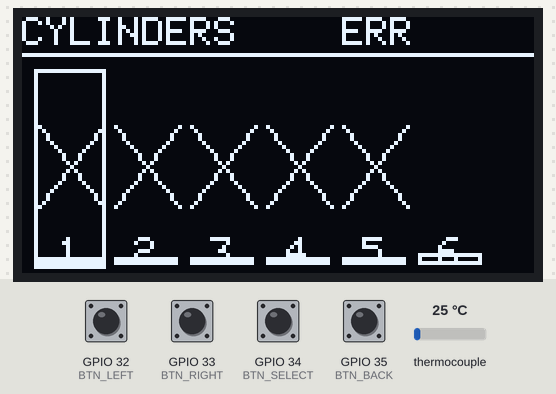
Bench run of a sketch on a simulated ESP32. On the bench: 128×64 one-colour display. Wiring (inferred from the names in the program): MAX6675 thermocouple converter: CS GPIO 15; MISO GPIO 19; SCK GPIO 18. The inputs (shaded band) are chosen by the test bench; at power-on: GPIO 32 (BTN_LEFT), GPIO 33 (BTN_RIGHT), GPIO 34 (BTN_SELECT), GPIO 35 (BTN_BACK) HIGH, thermocouple 25 °C. What the sketch prints to the serial monitor is not drawn.

Above: at 5.7 s.
5.8 s: GPIO 32 (BTN_LEFT) pulled LOW for 0.15 s
At 6.3 s:
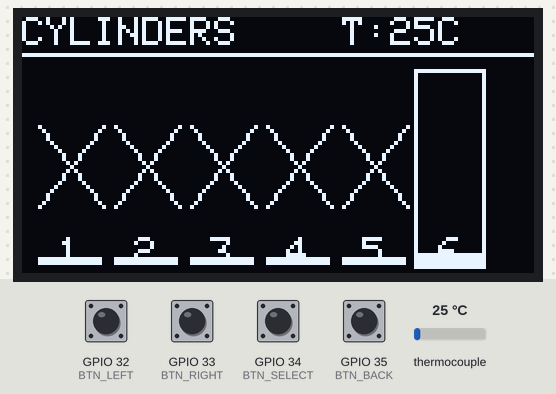
7.4 s: GPIO 34 (BTN_SELECT) pulled LOW for 0.15 s
At 8.7 s:
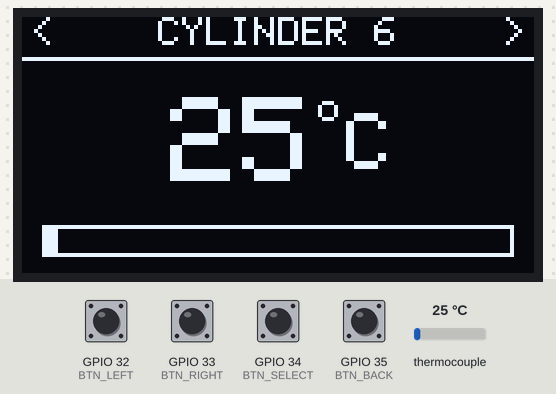
9.0 s: thermocouple set to 0 °C
At 10.1 s:
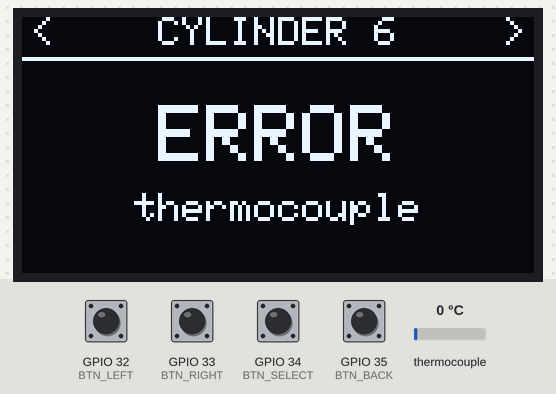
10.6 s: GPIO 33 (BTN_RIGHT) pulled LOW for 0.15 s
At 11.4 s:
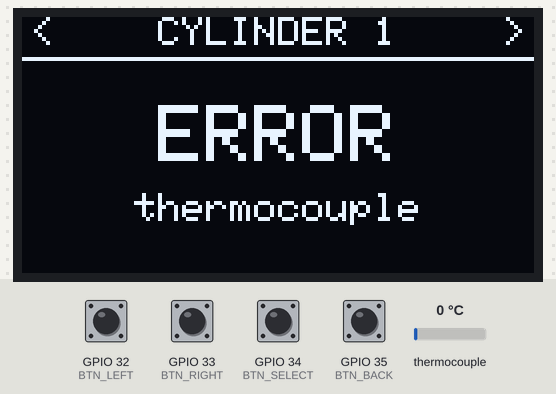
12.2 s: GPIO 35 (BTN_BACK) pulled LOW for 0.15 s
At 12.7 s:
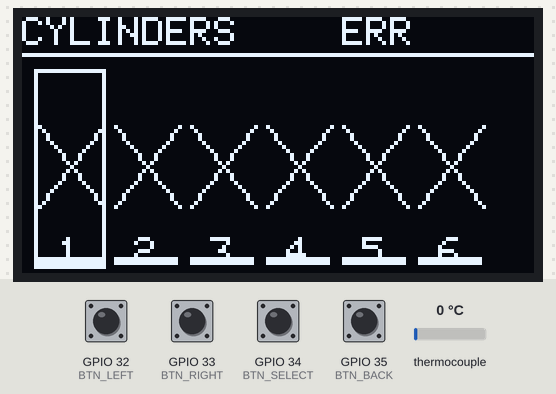
13.8 s: GPIO 35 (BTN_BACK) pulled LOW for 1 s
At 15.1 s:
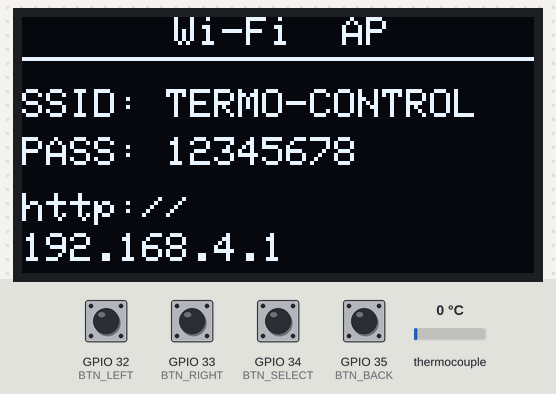
Timing chart, 0 to 16.8 s (numbered marks = the images above; inputs shaded):
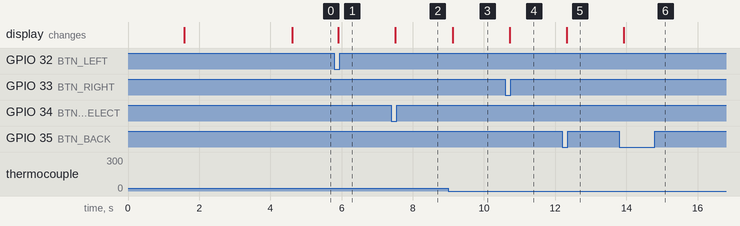

Measured:
- after the input at 5.8 s, the display: changes after 0.11 s (image 1)
- after the input at 7.4 s, the display: changes after 0.11 s (image 2)
- after the input at 9.0 s, the display: changes after 0.12 s (image 3)
- after the input at 10.6 s, the display: changes after 0.12 s (image 4)
- after the input at 12.2 s, the display: changes after 0.12 s (image 5)
- after the input at 13.8 s, the display: changes after 0.12 s (image 6)

The sketch:

cylinder_monitor_v3_wifi.ino
```cpp
#include <Wire.h>
#include <Adafruit_GFX.h>
#include <Adafruit_SSD1306.h>
#include <SPI.h>
#include <WiFi.h>
#include <WebServer.h>

// ==================== WIFI SETTINGS ====================
const char* AP_SSID = "TERMO-CONTROL";
const char* AP_PASS = "12345678";        // минимум 8 символов
WebServer server(80);
IPAddress apIP;

// ==================== DISPLAY SETTINGS ====================
#define SCREEN_WIDTH 128
#define SCREEN_HEIGHT 64
#define OLED_RESET -1
Adafruit_SSD1306 display(SCREEN_WIDTH, SCREEN_HEIGHT, &Wire, OLED_RESET);

// ==================== BUTTON PINS ====================
#define BTN_LEFT   32   // K1
#define BTN_RIGHT  33   // K2
#define BTN_SELECT 34   // K3 (внешняя подтяжка)
#define BTN_BACK   35   // K4 (внешняя подтяжка)

// ==================== MAX6675 PINS ====================
#define CLK_PIN 18
#define DO_PIN  19

const int csPins[6] = {5, 17, 16, 4, 2, 15};

// ==================== ALARM SETTINGS ====================
const float MAX_SPREAD = 30.0;   // допустимый разброс между цилиндрами, °C

// ==================== STATE VARIABLES ====================
float temperatures[6] = {0, 0, 0, 0, 0, 0};
int   selectedCylinder = 0;
bool  detailView = false;
bool  infoView = false;          // экран с данными Wi-Fi (кнопка BACK)

bool  alarmActive = false;       // разброс превышен
bool  deviated[6] = {false};     // какие цилиндры выбиваются
float currentSpread = 0;
float avgTemp = 0;

// Таймеры
unsigned long lastTempRead = 0;
const unsigned long TEMP_INTERVAL = 300;
unsigned long lastDisplayUpdate = 0;
const unsigned long DISPLAY_INTERVAL = 100;
unsigned long lastDebug = 0;
const unsigned long DEBUG_INTERVAL = 1000;

// Мигание при тревоге
bool blinkState = false;
unsigned long lastBlink = 0;
const unsigned long BLINK_INTERVAL = 400;

// Debounce
unsigned long lastDebounceTime = 0;
const unsigned long debounceDelay = 50;
bool lastLeftState = HIGH, lastRightState = HIGH;
bool lastSelectState = HIGH, lastBackState = HIGH;

// ==================== DRAWING PARAMETERS ====================
const int barWidth = 16;
const int barSpacing = 3;
const int startX = 4;
const int maxBarHeight = 48;
const int barBaseY = 62;
const int maxTemp = 600;

// ==================== WEB PAGE (dark theme) ====================
const char INDEX_HTML[] PROGMEM = R"HTML(
<!DOCTYPE html>
<html lang="ru">
<head>
<meta charset="utf-8">
<meta name="viewport" content="width=device-width, initial-scale=1">
<title>TERMO CONTROL</title>
<style>
  :root{
    --bg:#0e1116; --card:#161b23; --line:#232a35;
    --txt:#e6ebf2; --dim:#8a94a3;
    --ok:#ffb347; --ok2:#ff7a1a;
    --bad:#ff3b3b; --err:#5a6472;
  }
  *{box-sizing:border-box; margin:0; padding:0;}
  body{
    background:var(--bg); color:var(--txt);
    font-family:system-ui,-apple-system,'Segoe UI',Roboto,sans-serif;
    min-height:100vh; padding:20px;
  }
  .wrap{max-width:760px; margin:0 auto;}
  h1{
    font-size:20px; letter-spacing:3px; font-weight:600;
    text-align:center; margin-bottom:4px;
  }
  .sub{
    text-align:center; color:var(--dim); font-size:13px; margin-bottom:18px;
  }
  #banner{
    display:none; background:#3a1414; border:1px solid var(--bad);
    color:#ffb3b3; border-radius:10px; padding:12px 16px;
    text-align:center; font-size:15px; margin-bottom:18px;
    animation:pulse 1s infinite;
  }
  #banner.show{display:block;}
  @keyframes pulse{
    0%,100%{box-shadow:0 0 0 0 rgba(255,59,59,.45);}
    50%{box-shadow:0 0 0 8px rgba(255,59,59,0);}
  }
  .panel{
    background:var(--card); border:1px solid var(--line);
    border-radius:14px; padding:22px 16px 14px;
  }
  .bars{
    display:flex; justify-content:space-around;
    align-items:flex-end; height:260px;
  }
  .col{
    display:flex; flex-direction:column; align-items:center;
    justify-content:flex-end; height:100%; width:13%;
  }
  .val{font-size:15px; font-weight:600; margin-bottom:6px;}
  .track{
    width:100%; max-width:56px; flex:1;
    background:#0a0d12; border:1px solid var(--line);
    border-radius:8px; position:relative; overflow:hidden;
  }
  .fill{
    position:absolute; bottom:0; left:0; right:0; height:0%;
    background:linear-gradient(to top,var(--ok2),var(--ok));
    border-radius:7px 7px 0 0;
    transition:height .4s ease, background .3s;
  }
  .col.bad .fill{
    background:linear-gradient(to top,#a00,var(--bad));
    animation:blink .8s infinite;
  }
  .col.bad .val{color:var(--bad);}
  @keyframes blink{50%{opacity:.45;}}
  .col.err .fill{height:4% !important; background:var(--err);}
  .col.err .val{color:var(--err);}
  .num{margin-top:8px; color:var(--dim); font-size:14px;}
  .stats{
    display:flex; justify-content:space-around;
    margin-top:18px; padding-top:14px;
    border-top:1px solid var(--line);
    color:var(--dim); font-size:13px; text-align:center;
  }
  .stats b{display:block; color:var(--txt); font-size:17px; margin-top:2px;}
  .stats .sp-bad b{color:var(--bad);}
  footer{text-align:center; color:var(--dim); font-size:11px; margin-top:16px;}
</style>
</head>
<body>
<div class="wrap">
  <h1>TERMO CONTROL</h1>
  <div class="sub">Мониторинг 6 цилиндров</div>

  <div id="banner"></div>

  <div class="panel">
    <div class="bars" id="bars"></div>
    <div class="stats">
      <div>СРЕДНЯЯ<b id="avg">--</b></div>
      <div id="spbox">РАЗБРОС<b id="spread">--</b></div>
      <div>МАКС<b id="max">--</b></div>
    </div>
  </div>
  <footer>ESP32 &middot; MAX6675 &middot; обновление 1 с</footer>
</div>

<script>
const MAXT = 600;
const barsEl = document.getElementById('bars');

// Создаём 6 колонок один раз
for(let i = 0; i < 6; i++){
  barsEl.insertAdjacentHTML('beforeend',
    `<div class="col" id="c${i}">
       <div class="val" id="v${i}">--</div>
       <div class="track"><div class="fill" id="f${i}"></div></div>
       <div class="num">${i+1}</div>
     </div>`);
}

async function update(){
  try{
    const r = await fetch('/data');
    const d = await r.json();
    let maxT = null;

    for(let i = 0; i < 6; i++){
      const t = d.t[i];
      const col = document.getElementById('c'+i);
      const val = document.getElementById('v'+i);
      const fill = document.getElementById('f'+i);
      col.className = 'col';

      if(t < -50){
        col.classList.add('err');
        val.textContent = 'ERR';
      }else{
        const pct = Math.min(100, Math.max(2, t / MAXT * 100));
        fill.style.height = pct + '%';
        val.textContent = Math.round(t) + '\u00B0';
        if(d.dev[i]) col.classList.add('bad');
        if(maxT === null || t > maxT) maxT = t;
      }
    }

    document.getElementById('avg').textContent =
      d.avg > -50 ? Math.round(d.avg) + '\u00B0C' : '--';
    document.getElementById('spread').textContent =
      d.spread >= 0 ? Math.round(d.spread) + '\u00B0C' : '--';
    document.getElementById('max').textContent =
      maxT !== null ? Math.round(maxT) + '\u00B0C' : '--';
    document.getElementById('spbox').className = d.alarm ? 'sp-bad' : '';

    const banner = document.getElementById('banner');
    if(d.alarm){
      banner.textContent = '\u26A0 РАЗБРОС ТЕМПЕРАТУР ' +
        Math.round(d.spread) + '\u00B0C (допуск ' + d.lim + '\u00B0C)';
      banner.classList.add('show');
    }else{
      banner.classList.remove('show');
    }
  }catch(e){ /* пропускаем неудачный запрос */ }
}
update();
setInterval(update, 1000);
</script>
</body>
</html>
)HTML";

// ==================== SETUP ====================
void setup() {
  Serial.begin(115200);
  Serial.println();
  Serial.println(F("========================================"));
  Serial.println(F("  6 CYLINDER MONITOR v3.0 + WiFi"));
  Serial.println(F("========================================"));

  // --- Display ---
  Wire.begin(21, 22);
  if(!display.begin(SSD1306_SWITCHCAPVCC, 0x3C)) {
    Serial.println(F("ERROR: SSD1306 not found!"));
    while(1) delay(1000);
  }
  display.clearDisplay();
  display.setTextColor(SSD1306_WHITE);
  display.setTextSize(2);
  display.setCursor(15, 15);
  display.print(F("TERMO"));
  display.setCursor(20, 40);
  display.print(F("CONTROL"));
  display.display();

  // --- MAX6675 ---
  pinMode(CLK_PIN, OUTPUT);
  digitalWrite(CLK_PIN, LOW);
  pinMode(DO_PIN, INPUT);
  for(int i = 0; i < 6; i++) {
    pinMode(csPins[i], OUTPUT);
    digitalWrite(csPins[i], HIGH);
  }

  // --- Buttons ---
  pinMode(BTN_LEFT, INPUT_PULLUP);
  pinMode(BTN_RIGHT, INPUT_PULLUP);
  pinMode(BTN_SELECT, INPUT);
  pinMode(BTN_BACK, INPUT);

  // --- WiFi AP ---
  WiFi.mode(WIFI_AP);
  WiFi.softAP(AP_SSID, AP_PASS);
  apIP = WiFi.softAPIP();   // по умолчанию 192.168.4.1
  Serial.print(F("AP SSID: ")); Serial.println(AP_SSID);
  Serial.print(F("AP IP:   ")); Serial.println(apIP);

  // --- Web server ---
  server.on("/", HTTP_GET, handleRoot);
  server.on("/data", HTTP_GET, handleData);
  server.onNotFound([](){ server.send(404, "text/plain", "Not found"); });
  server.begin();

  delay(1500);
  showWifiScreen();
  display.display();
  delay(3000);

  Serial.println(F("System ready!"));
}

// ==================== MAIN LOOP ====================
void loop() {
  unsigned long now = millis();

  server.handleClient();

  if(now - lastTempRead >= TEMP_INTERVAL) {
    lastTempRead = now;
    readAllTemperatures();
    computeAlarm();
  }

  handleButtons();

  if(now - lastBlink >= BLINK_INTERVAL) {
    lastBlink = now;
    blinkState = !blinkState;
  }

  if(now - lastDisplayUpdate >= DISPLAY_INTERVAL) {
    lastDisplayUpdate = now;
    display.clearDisplay();
    if(infoView)        showWifiScreen();
    else if(detailView) showDetailView();
    else                showBargraph();
    display.display();
  }

  if(now - lastDebug >= DEBUG_INTERVAL) {
    lastDebug = now;
    debugOutput();
  }
}

// ==================== WEB HANDLERS ====================
void handleRoot() {
  server.send_P(200, "text/html", INDEX_HTML);
}

void handleData() {
  String json = "{\"t\":[";
  for(int i = 0; i < 6; i++) {
    json += String(temperatures[i], 1);
    if(i < 5) json += ",";
  }
  json += "],\"dev\":[";
  for(int i = 0; i < 6; i++) {
    json += deviated[i] ? "1" : "0";
    if(i < 5) json += ",";
  }
  json += "],\"alarm\":";
  json += alarmActive ? "true" : "false";
  json += ",\"spread\":" + String(currentSpread, 1);
  json += ",\"avg\":" + String(avgTemp, 1);
  json += ",\"lim\":" + String(MAX_SPREAD, 0);
  json += "}";
  server.send(200, "application/json", json);
}

// ==================== ALARM LOGIC ====================
void computeAlarm() {
  float tMin = 99999, tMax = -99999, sum = 0;
  int valid = 0;

  for(int i = 0; i < 6; i++) {
    deviated[i] = false;
    if(temperatures[i] > -50) {
      if(temperatures[i] < tMin) tMin = temperatures[i];
      if(temperatures[i] > tMax) tMax = temperatures[i];
      sum += temperatures[i];
      valid++;
    }
  }

  if(valid < 2) {           // сравнивать не с чем
    alarmActive = false;
    currentSpread = -1;
    avgTemp = (valid == 1) ? sum : -100;
    return;
  }

  avgTemp = sum / valid;
  currentSpread = tMax - tMin;
  alarmActive = (currentSpread > MAX_SPREAD);

  if(alarmActive) {
    // Выбиваются те, кто дальше половины допуска от среднего
    for(int i = 0; i < 6; i++) {
      if(temperatures[i] > -50 &&
         fabs(temperatures[i] - avgTemp) > MAX_SPREAD / 2.0) {
        deviated[i] = true;
      }
    }
  }
}

// ==================== READ MAX6675 ====================
float readThermocouple(int csPin) {
  digitalWrite(csPin, LOW);
  delayMicroseconds(10);

  uint16_t raw = 0;
  for(int bit = 15; bit >= 0; bit--) {
    if(digitalRead(DO_PIN)) raw |= (1 << bit);
    digitalWrite(CLK_PIN, HIGH);
    delayMicroseconds(1);
    digitalWrite(CLK_PIN, LOW);
    delayMicroseconds(1);
  }
  digitalWrite(csPin, HIGH);

  if(raw & 0x04) return NAN;   // обрыв термопары
  if(raw == 0)   return NAN;   // модуль не отвечает
  return (raw >> 3) * 0.25;
}

void readAllTemperatures() {
  for(int i = 0; i < 6; i++) {
    float temp = readThermocouple(csPins[i]);
    temperatures[i] = isnan(temp) ? -100 : temp;
  }
}

// ==================== BUTTON HANDLING ====================
void handleButtons() {
  bool leftState   = digitalRead(BTN_LEFT);
  bool rightState  = digitalRead(BTN_RIGHT);
  bool selectState = digitalRead(BTN_SELECT);
  bool backState   = digitalRead(BTN_BACK);

  if(millis() - lastDebounceTime >= debounceDelay) {

    if(leftState == LOW && lastLeftState == HIGH) {
      lastDebounceTime = millis();
      if(!infoView) {
        selectedCylinder = (selectedCylinder - 1 + 6) % 6;
        Serial.print(F("<< LEFT  | Cylinder: "));
        Serial.println(selectedCylinder + 1);
      }
    }

    if(rightState == LOW && lastRightState == HIGH) {
      lastDebounceTime = millis();
      if(!infoView) {
        selectedCylinder = (selectedCylinder + 1) % 6;
        Serial.print(F(">> RIGHT | Cylinder: "));
        Serial.println(selectedCylinder + 1);
      }
    }

    if(selectState == LOW && lastSelectState == HIGH) {
      lastDebounceTime = millis();
      infoView = false;
      detailView = !detailView;
      Serial.print(F("** SELECT | Mode: "));
      Serial.println(detailView ? F("DETAIL") : F("GENERAL"));
    }

    // BACK: из детального -> общий; из общего -> экран Wi-Fi и обратно
    if(backState == LOW && lastBackState == HIGH) {
      lastDebounceTime = millis();
      if(detailView) {
        detailView = false;
        Serial.println(F("<< BACK  | Return to general view"));
      } else {
        infoView = !infoView;
        Serial.println(infoView ? F("<< BACK  | WiFi info") : F("<< BACK  | General view"));
      }
    }
  }

  lastLeftState = leftState;
  lastRightState = rightState;
  lastSelectState = selectState;
  lastBackState = backState;
}

// ==================== DRAW: WIFI INFO ====================
void showWifiScreen() {
  display.setTextSize(1);
  display.setCursor(38, 0);
  display.print(F("Wi-Fi  AP"));
  display.drawLine(0, 10, 127, 10, SSD1306_WHITE);

  display.setCursor(0, 18);
  display.print(F("SSID: "));
  display.print(AP_SSID);

  display.setCursor(0, 30);
  display.print(F("PASS: "));
  display.print(AP_PASS);

  display.setCursor(0, 44);
  display.print(F("http://"));
  display.setCursor(0, 54);
  display.setTextSize(1);
  display.print(apIP);
}

// ==================== DRAW: GENERAL VIEW ====================
void showBargraph() {
  display.setTextSize(1);
  display.setCursor(0, 0);

  // При тревоге заголовок мигает предупреждением
  if(alarmActive && blinkState) {
    display.print(F("! dT>"));
    display.print((int)MAX_SPREAD);
    display.print(F(" !"));
  } else {
    display.print(F("CYLINDERS"));
  }

  float selectedTemp = temperatures[selectedCylinder];
  display.setCursor(80, 0);
  if(selectedTemp >= -50) {
    display.print(F("T:"));
    display.print((int)selectedTemp);
    display.print(F("C"));
  } else {
    display.print(F("ERR"));
  }

  display.drawLine(0, 9, 127, 9, SSD1306_WHITE);

  for(int i = 0; i < 6; i++) {
    int x = startX + i * (barWidth + barSpacing);
    float temp = temperatures[i];
    int barHeight;
    bool isError = false;

    if(temp < -50) {
      barHeight = 2;
      isError = true;
    } else {
      barHeight = map(constrain((int)temp, 0, maxTemp), 0, maxTemp, 2, maxBarHeight);
    }

    int y = barBaseY - barHeight;
    bool isBad = deviated[i];

    if(i == selectedCylinder) {
      display.fillRect(x-1, barBaseY - maxBarHeight - 1, barWidth+2, maxBarHeight+2, SSD1306_WHITE);
      display.fillRect(x, barBaseY - maxBarHeight, barWidth, maxBarHeight, SSD1306_BLACK);
      display.fillRect(x, y, barWidth, barHeight, SSD1306_WHITE);
    } else if(isBad) {
      // Проблемный цилиндр: столбик мигает заливкой
      if(blinkState) display.fillRect(x, y, barWidth, barHeight, SSD1306_WHITE);
      else           display.drawRect(x, y, barWidth, barHeight, SSD1306_WHITE);
    } else {
      display.drawRect(x, y, barWidth, barHeight, SSD1306_WHITE);
    }

    if(isError) {
      display.drawLine(x, barBaseY - 15, x+barWidth, barBaseY - 35, SSD1306_WHITE);
      display.drawLine(x+barWidth, barBaseY - 15, x, barBaseY - 35, SSD1306_WHITE);
    }

    // Стрелка над выбивающимся цилиндром
    if(isBad && blinkState) {
      display.fillTriangle(x + barWidth/2 - 3, 12,
                           x + barWidth/2 + 3, 12,
                           x + barWidth/2, 16, SSD1306_WHITE);
    }

    display.setTextSize(1);
    display.setCursor(x + 5, 55);
    display.print(i + 1);
  }
}

// ==================== DRAW: DETAIL VIEW ====================
void showDetailView() {
  float temp = temperatures[selectedCylinder];

  display.setTextSize(1);
  display.setCursor(2, 0);
  display.print(F("<"));
  display.setCursor(120, 0);
  display.print(F(">"));

  char header[12];
  snprintf(header, sizeof(header), "CYLINDER %d", selectedCylinder + 1);
  int headerW = strlen(header) * 6;
  display.setCursor((SCREEN_WIDTH - headerW) / 2, 0);
  display.print(header);

  display.drawLine(0, 10, 127, 10, SSD1306_WHITE);

  if(temp < -50) {
    display.setTextSize(2);
    display.setCursor((SCREEN_WIDTH - 5*12) / 2, 22);
    display.print(F("ERROR"));
    display.setTextSize(1);
    display.setCursor((SCREEN_WIDTH - 12*6) / 2, 44);
    display.print(F("thermocouple"));
    return;
  }

  int t = (int)temp;
  char buf[6];
  snprintf(buf, sizeof(buf), "%d", t);

  int numW   = strlen(buf) * 18;
  int degW   = 6;
  int cW     = 12;
  int totalW = numW + degW + cW;
  int x0     = (SCREEN_WIDTH - totalW) / 2;

  display.setTextSize(3);
  display.setCursor(x0, 20);
  display.print(buf);
  display.drawCircle(x0 + numW + 3, 23, 2, SSD1306_WHITE);
  display.setTextSize(2);
  display.setCursor(x0 + numW + degW + 2, 24);
  display.print(F("C"));

  // Предупреждение, если этот цилиндр выбивается
  if(deviated[selectedCylinder] && blinkState) {
    display.setTextSize(1);
    display.setCursor(2, 24);
    display.print(F("!"));
    display.setCursor(122, 24);
    display.print(F("!"));
  }

  int barLen = map(constrain(t, 0, maxTemp), 0, maxTemp, 0, 118);
  display.drawRect(5, 52, 118, 8, SSD1306_WHITE);
  if(barLen > 0) display.fillRect(5, 52, barLen, 8, SSD1306_WHITE);
}

// ==================== DEBUG OUTPUT ====================
void debugOutput() {
  Serial.print(F("T: "));
  for(int i = 0; i < 6; i++) {
    if(temperatures[i] < -50) Serial.print(F("ERR"));
    else                      Serial.print(temperatures[i], 1);
    if(i < 5) Serial.print(F(" | "));
  }
  Serial.print(F("  dT="));
  if(currentSpread >= 0) Serial.print(currentSpread, 1);
  else                   Serial.print(F("--"));
  if(alarmActive) Serial.print(F(" !ALARM!"));
  Serial.print(F("  Clients: "));
  Serial.println(WiFi.softAPgetStationNum());
}
```
